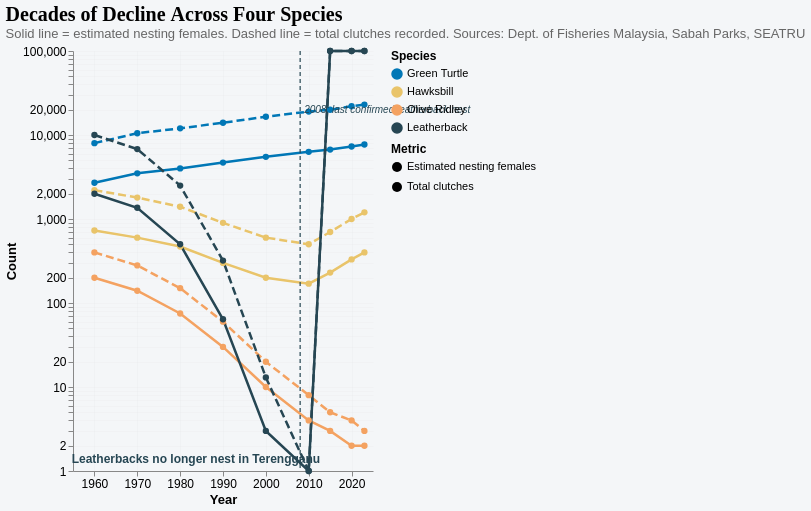

Vega-Lite specification stored for this chart:
### Vega-Lite specification from a JSON file in a GitHub repository (floating-point values rounded to 4 significant figures)
{"$schema": "https://vega.github.io/schema/vega-lite/v5.json", "title": {"text": "Decades of Decline Across Four Species", "subtitle": "Solid line = estimated nesting females. Dashed line = total clutches recorded. Sources: Dept. of Fisheries Malaysia, Sabah Parks, SEATRU", "fontSize": 20, "font": "Georgia", "subtitleFontSize": 13, "subtitleFont": "sans-serif", "anchor": "start", "subtitleColor": "#666"}, "width": "container", "height": 420, "background": "#f4f6f8", "config": {"view": {"stroke": null}, "axis": {"grid": true, "gridOpacity": 0.15, "labelFontSize": 12, "titleFontSize": 13}}, "data": {"values": [{"year": 1960, "species": "Green Turtle", "clutches": 8000, "females": 2700}, {"year": 1970, "species": "Green Turtle", "clutches": 10500, "females": 3500}, {"year": 1980, "species": "Green Turtle", "clutches": 12000, "females": 4000}, {"year": 1990, "species": "Green Turtle", "clutches": 14000, "females": 4700}, {"year": 2000, "species": "Green Turtle", "clutches": 16500, "females": 5500}, {"year": 2010, "species": "Green Turtle", "clutches": 19000, "females": 6300}, {"year": 2015, "species": "Green Turtle", "clutches": 20000, "females": 6700}, {"year": 2020, "species": "Green Turtle", "clutches": 22000, "females": 7300}, {"year": 2023, "species": "Green Turtle", "clutches": 23000, "females": 7700}, {"year": 1960, "species": "Hawksbill", "clutches": 2200, "females": 730}, {"year": 1970, "species": "Hawksbill", "clutches": 1800, "females": 600}, {"year": 1980, "species": "Hawksbill", "clutches": 1400, "females": 470}, {"year": 1990, "species": "Hawksbill", "clutches": 900, "females": 300}, {"year": 2000, "species": "Hawksbill", "clutches": 600, "females": 200}, {"year": 2010, "species": "Hawksbill", "clutches": 500, "females": 170}, {"year": 2015, "species": "Hawksbill", "clutches": 700, "females": 230}, {"year": 2020, "species": "Hawksbill", "clutches": 1000, "females": 330}, {"year": 2023, "species": "Hawksbill", "clutches": 1200, "females": 400}, {"year": 1960, "species": "Olive Ridley", "clutches": 400, "females": 200}, {"year": 1970, "species": "Olive Ridley", "clutches": 280, "females": 140}, {"year": 1980, "species": "Olive Ridley", "clutches": 150, "females": 75}, {"year": 1990, "species": "Olive Ridley", "clutches": 60, "females": 30}, {"year": 2000, "species": "Olive Ridley", "clutches": 20, "females": 10}, {"year": 2010, "species": "Olive Ridley", "clutches": 8, "females": 4}, {"year": 2015, "species": "Olive Ridley", "clutches": 5, "females": 3}, {"year": 2020, "species": "Olive Ridley", "clutches": 4, "females": 2}, {"year": 2023, "species": "Olive Ridley", "clutches": 3, "females": 2}, {"year": 1960, "species": "Leatherback", "clutches": 10000, "females": 2000}, {"year": 1970, "species": "Leatherback", "clutches": 6800, "females": 1360}, {"year": 1980, "species": "Leatherback", "clutches": 2500, "females": 500}, {"year": 1990, "species": "Leatherback", "clutches": 320, "females": 64}, {"year": 2000, "species": "Leatherback", "clutches": 13, "females": 3}, {"year": 2010, "species": "Leatherback", "clutches": 1, "females": 1}, {"year": 2015, "species": "Leatherback", "clutches": 0, "females": 0}, {"year": 2020, "species": "Leatherback", "clutches": 0, "females": 0}, {"year": 2023, "species": "Leatherback", "clutches": 0, "females": 0}]}, "transform": [{"fold": ["clutches", "females"], "as": ["metric", "value"]}, {"calculate": "datum.metric == 'clutches' ? 'Total clutches' : 'Estimated nesting females'", "as": "metric_label"}], "layer": [{"mark": {"type": "line", "point": {"size": 40, "filled": true}}, "encoding": {"x": {"field": "year", "type": "quantitative", "axis": {"title": "Year", "format": "d", "tickCount": 8}, "scale": {"domain": [1958, 2025]}}, "y": {"field": "value", "type": "quantitative", "axis": {"title": "Count"}, "scale": {"type": "log", "domain": [1, 25000]}}, "color": {"field": "species", "type": "nominal", "scale": {"domain": ["Green Turtle", "Hawksbill", "Olive Ridley", "Leatherback"], "range": ["#0077b6", "#e9c46a", "#f4a261", "#264653"]}, "legend": {"title": "Species", "orient": "right", "titleFontSize": 12, "labelFontSize": 11}}, "strokeDash": {"field": "metric_label", "type": "nominal", "scale": {"domain": ["Estimated nesting females", "Total clutches"], "range": [[0], [8, 4]]}, "legend": {"title": "Metric", "orient": "right", "symbolStrokeWidth": 2, "titleFontSize": 12, "labelFontSize": 11}}, "strokeWidth": {"value": 2.5}, "detail": [{"field": "species"}, {"field": "metric_label"}], "tooltip": [{"field": "year", "title": "Year"}, {"field": "species", "title": "Species"}, {"field": "metric_label", "title": "Metric"}, {"field": "value", "title": "Count", "format": ","}]}}, {"data": {"values": [{"year": 2015, "value": 1, "label": "Leatherbacks no longer nest in Terengganu"}]}, "mark": {"type": "text", "fontSize": 12, "fontWeight": "bold", "color": "#264653", "align": "right", "dx": -10, "dy": -12}, "encoding": {"x": {"field": "year", "type": "quantitative"}, "y": {"field": "value", "type": "quantitative"}, "text": {"field": "label"}}}, {"data": {"values": [{"year": 2008}]}, "mark": {"type": "rule", "color": "#264653", "strokeDash": [4, 3], "strokeWidth": 1.2}, "encoding": {"x": {"field": "year", "type": "quantitative"}}}, {"data": {"values": [{"year": 2008, "value": 20000, "label": "2008: last confirmed leatherback nest"}]}, "mark": {"type": "text", "fontSize": 10, "fontStyle": "italic", "color": "#264653", "align": "left", "dx": 4}, "encoding": {"x": {"field": "year", "type": "quantitative"}, "y": {"field": "value", "type": "quantitative"}, "text": {"field": "label"}}}]}
